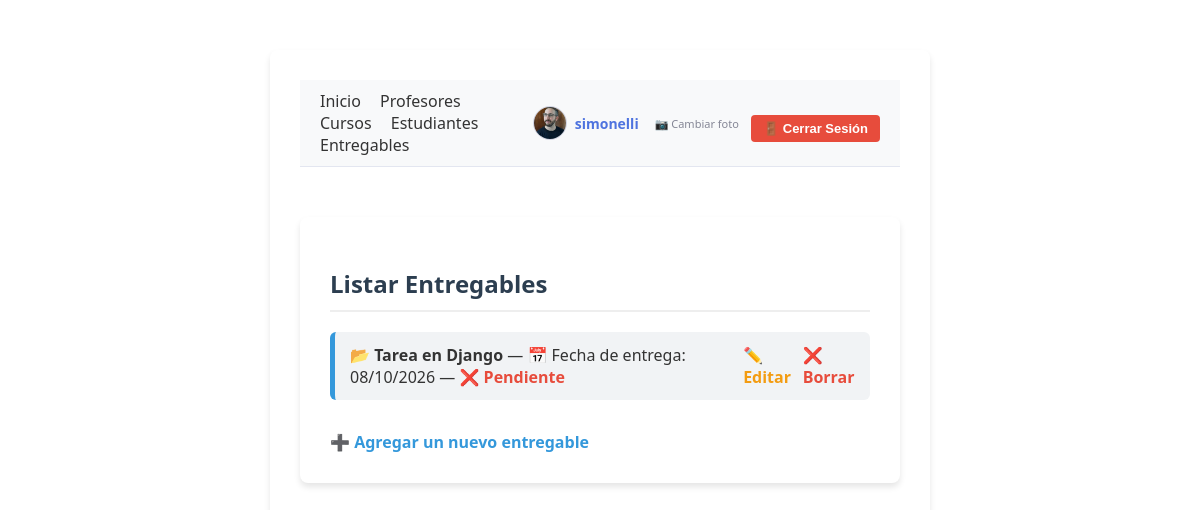
Screenshot of /app/entregables/ (signed in) with the database file from the repository.
### app/models.py (models this page shows, shortened)
class Avatar(models.Model):
  user = models.OneToOneField(
      User, on_delete=models.CASCADE, related_name='avatar'
  )
  imagen = models.ImageField(upload_to='avatares', null=True, blank=True)

class Entregable(models.Model):
    nombre=models.CharField(max_length=40)
    fecha_de_entrega=models.DateField()
    entregado=models.BooleanField()

### app/views.py (the view)
# urls.py: path('entregables/', EntregablesView.as_view(),name="entregables"),
class EntregablesView(LoginRequiredMixin,View):
    def get(self,request):
        contexto=dict(titulo="Entregables",mensaje="Esta es la pagina de inicio de los Entregables",entregables=Entregable.objects.all())
        return render(request,"lista_entregables.html",contexto)

### app/templates/lista_entregables.html (shortened to what this page needs)
{% extends "base.html" %}
{% block body %}
<div class="container-box">
  <h2>Listar Entregables</h2>
  <ul>
    {% for entregable in entregables %}
    <li
      style="
        display: flex;
        justify-content: space-between;
        align-items: center;
        margin-bottom: 15px;
      "
    >
      <div>
        <span>📂 <strong>{{ entregable.nombre }}</strong></span> —
        <span>📅 Fecha de entrega: {{ entregable.fecha_de_entrega|date:"d/m/Y" }}</span> —
        {% if entregable.entregado %}
          <span style="color: #2ecc71; font-weight: bold;">✔️ Entregado</span>
        {% else %}
          <span style="color: #e74c3c; font-weight: bold;">❌ Pendiente</span>
        {% endif %}
      </div>
      <div style="display: flex; gap: 10px">
        <a
          href="{% url 'editar_entregable' entregable.id %}"
          style="color: #f39c12; text-decoration: none; font-weight: bold"
          >✏️ Editar</a
        >
        <a
          href="{% url 'borrar_entregable' entregable.id %}"
          style="color: #e74c3c; text-decoration: none; font-weight: bold"
          >❌ Borrar</a
        >
      </div>
    </li>
    {% empty %}
    <li>No hay entregables disponibles actualmente.</li>
    {% endfor %}
  </ul>
  <a href="{% url 'crear_entregable' %}" class="btn-link">➕ Agregar un nuevo entregable</a>
</div>
{% endblock body %}

### app/templates/base.html (shortened to what this page needs)
<!doctype html>
<html lang="es">
  <head>
    {% load static %}
    <link rel="stylesheet" href="{% static 'css/styles.css' %}" />
  </head>
  <body class="container-box">
  <nav style="display: flex; justify-content: space-between; align-items: center; padding: 10px 20px; background-color: #f8f9fa; border-bottom: 1px solid #e3e6f0; margin-bottom: 20px;">
    <div>
        <a href="{% url 'home' %}" style="margin-right: 15px; text-decoration: none; color: #333;">Inicio</a>
        <a href="{% url 'profesores' %}" style="margin-right: 15px; text-decoration: none; color: #333;">Profesores</a>
        <a href="{% url 'cursos' %}" style="margin-right: 15px; text-decoration: none; color: #333;">Cursos</a>
        <a href="{% url 'estudiantes' %}" style="margin-right: 15px; text-decoration: none; color: #333;">Estudiantes</a>
        <a href="{% url 'entregables' %}" style="margin-right: 15px; text-decoration: none; color: #333;">Entregables</a>
    </div>
   <div style="display: flex; align-items: center; gap: 12px;">
    {% if user.is_authenticated %}
        <div style="display: flex; align-items: center; gap: 8px;">
            {% if user.avatar and user.avatar.imagen %}
                <img src="{{ user.avatar.imagen.url }}" alt="Avatar" style="width: 32px; height: 32px; border-radius: 50%; object-fit: cover; border: 1px solid #d1d3e2;">
            {% else %}
                <span style="font-size: 20px; line-height: 1;">👤</span>
            {% endif %}
            <span style="color: #4e73df; font-weight: bold; font-size: 14px;">{{ user.username }}</span>
        </div>
        <a href="{% url 'agregar_avatar' %}" style="text-decoration: none; font-size: 11px; color: #858796; white-space: nowrap; margin-left: 4px;">📷 Cambiar foto</a>
        <form action="{% url 'logout' %}" method="POST" style="margin: 0; display: flex; align-items: center;">
            <button type="submit" style="background-color: #e74c3c; color: white; border: none; padding: 6px 12px; cursor: pointer; font-weight: bold; border-radius: 4px; font-size: 13px; white-space: nowrap;">
                🚪 Cerrar Sesión
            </button>
        </form>
    {% endif %}
</div>
</nav>
    {% block body %}{% endblock body %}
  </body>
</html>

### app/static/css/styles.css (style rules this page uses)
body { font-family: 'Segoe UI', Tahoma, Geneva, Verdana, sans-serif; background-color: #f8f9fa; color: #333; margin: 0; padding: 0; }
.container-box { max-width: 600px; margin: 50px auto; background: #ffffff; padding: 30px; border-radius: 8px; box-shadow: 0 4px 6px rgba(0, 0, 0, 0.1); }
h2 { color: #2c3e50; margin-bottom: 20px; border-bottom: 2px solid #eee; padding-bottom: 10px; }
ul { list-style: none; padding: 0; }
li { background: #f1f3f5; margin-bottom: 10px; padding: 12px 15px; border-radius: 6px; font-size: 16px; font-weight: 500; display: flex; justify-content: space-between; border-left: 5px solid #3498db; }
.btn-link { display: inline-block; margin-top: 15px; color: #3498db; text-decoration: none; font-weight: 600; }
button[type="submit"] { background-color: #2ecc71; color: white; border: none; padding: 12px 20px; font-size: 16px; font-weight: bold; border-radius: 4px; cursor: pointer; width: 100%; margin-top: 10px; transition: background 0.2s; }

### rows the page displays
Entregable: nombre "Tarea en Django", fecha_de_entrega "08/10/2026", entregado "❌ Pendiente"

### other values shown
{{ user.username }} "simonelli"
